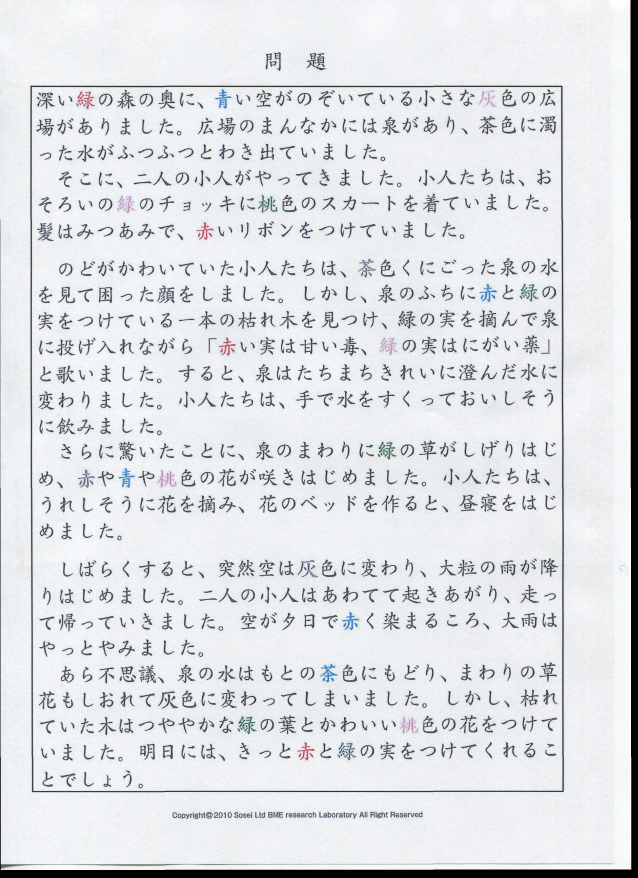
#> input picture Inspection/datas/original.jpg, 2550 x 3509 px (shown at 1/4 size)
$ python defomationTool.py ../datas/original.jpg out.png
#> lines starting #> are read from the running program, lines starting #| are printed output that depends on the picture
# -*- coding: utf-8 -*-
'''
Copyright (c) 2017 Yoshihiro Takagi

本ソフトウェアおよび関連文書のファイル（以下「ソフトウェア」）の複製、複製を使用、
複写、変更、結合、掲載、頒布、サブライセンス、販売などの行為を禁止します。

作者または著作権者は、契約行為、不法行為、またはそれ以外であろうと、ソフトウェアに
起因または関連し、あるいはソフトウェアの使用またはその他の扱いによって生じる一切の
請求、損害、その他の義務について何らの責任も負わないものとします。

'''

import sys
from PIL import Image
from PIL import ImageFilter
from PIL import ImageOps
import numpy as np

# [125 lines of commented-out code are left out]

def cropMargin(image_original):
    crop_x_start  = 170
    crop_y_start  = 375
    crop_x_end    = 2270
    crop_y_end    = 3770
    return image_original.crop((crop_x_start, crop_y_start, crop_x_end, crop_y_end))


def cropFont(imageCropped, resultPath):
    '''
        crop font
    '''

    image_size_x, image_size_y = imageCropped.size
    wordsize_x = image_size_x/26
    wordsize_y = image_size_y/28
    count = 0

    crop_font_list = []

    for hight in range(28):
        for width in range(26):
            crop_x_start = wordsize_x*width - wordsize_x/4 if 0 < wordsize_x*width - wordsize_x/4 else 0
            crop_y_start = wordsize_y*hight - wordsize_y/8 if 0 < wordsize_y*hight - wordsize_y/8 else 0
            crop_x_end   = wordsize_x*(width+1) + wordsize_x/4 if image_size_x > wordsize_x*(width+1) + wordsize_x/8 else image_size_x
            crop_y_end   = wordsize_y*(hight+1) + wordsize_y/8 if image_size_y > wordsize_y*(hight+1) + wordsize_y/8 else image_size_y
            crop = imageCropped.crop((crop_x_start, crop_y_start, crop_x_end, crop_y_end))
            crop.save(resultPath + '/' + str("{0:04d}".format(count)) + '.png')
            crop_font_list.append(resultPath + '/' + str("{0:04d}".format(count)) + '.png')
            count+=1

    return crop_font_list

def openImage(imagePath, imageOriginalPath):
    '''
        crop font image
    '''
#> called with imagePath = '../datas/original.jpg', imageOriginalPath = 'original.png'
    # 画像の展開
    image = Image.open(imagePath).convert('L')
    image_original = Image.open(imageOriginalPath).convert('L')
    image = cropMargin(image)
#> in cropMargin, `return image_original.crop((crop_x_start, crop_y_start, crop_x_end, cr..`:
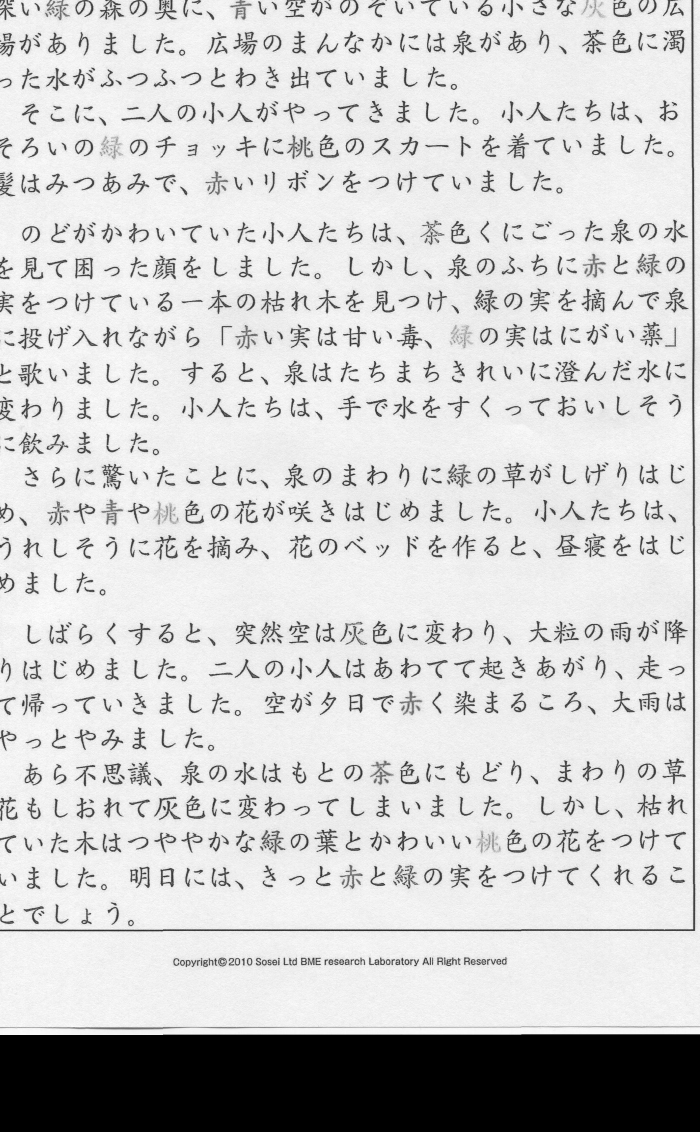
#> returned value: PIL image 2100x3395 L (shown at 1/3 size); min 0, max 255, mean 206.1
    image = image.resize((2550, 3500))
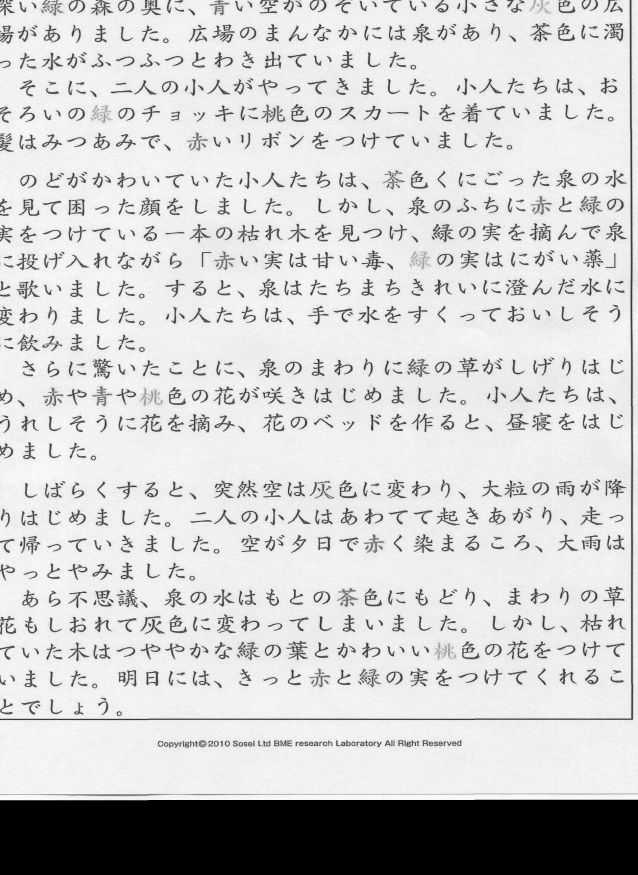
#> image: PIL image 2550x3500 L (shown at 1/4 size); min 0, max 255, mean 206.1
    image_original = cropMargin(image_original)
    image_original = image_original.resize((2550, 3500))
    # 余白のクロップ
    image_np = np.asarray(ImageOps.invert(image.filter(ImageFilter.BLUR))) & np.asarray(image_original.filter(ImageFilter.BLUR))
#> image_np: shape (3500, 2550); every value is 0
    image =  Image.fromarray(np.uint8(image_np))
    image = image.point(filter)
    image = ImageOps.invert(image)
#> image: PIL image 2550x3500 L; every value is 255
    image = Image.merge('RGB',(image, image, image))
#> image: PIL image 2550x3500 RGB; every value is 255
    return image

def filter(col):
    return 0 if 170 > col else 255

if __name__ == '__main__':
    image_path = sys.argv[1]
    result_path = sys.argv[2]
    image_cropped = openImage(imagePath = image_path, imageOriginalPath = 'original.png')
    crop_font_list = cropFont(imageCropped = image_cropped, resultPath = result_path)
#> after the loop in cropFont, `for hight in range(28):`: count = 728; crop_font_list = 728 items, first 6: 'out.png/0000.png', 'out.png/0001.png', 'out.png/0002.png', 'out.png/0003.png', 'out.png/0004.png', 'out.png/0005.png'
